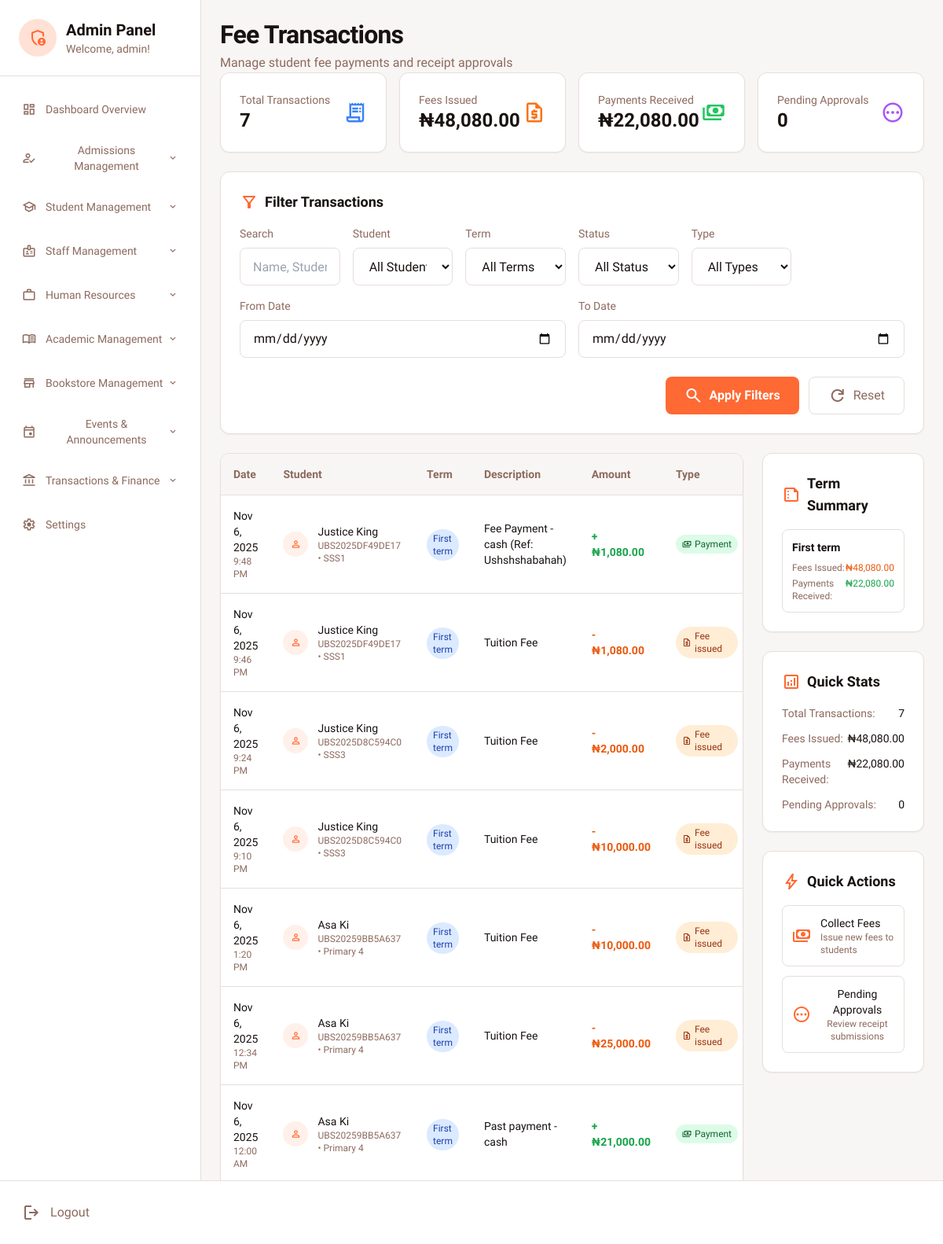
/admin_dashboard.php?page=fee-transactions (signed in), run on the app's committed database.
### tables this page shows
CREATE TABLE `fee_transactions` (
  `id` int(11) NOT NULL,
  `student_id` int(11) NOT NULL,
  `term` enum('first_term','second_term','third_term') NOT NULL,
  `fee_type` enum('tuition','books','stationery','event','other') DEFAULT 'tuition',
  `description` varchar(255) DEFAULT NULL,
  `amount` decimal(10,2) NOT NULL,
  `transaction_type` enum('fee_issued','payment','adjustment') NOT NULL,
  `status` enum('unpaid','paid','cancelled') DEFAULT 'unpaid',
  `due_date` date DEFAULT NULL,
  `receipt_image` varchar(255) DEFAULT NULL,
  `receipt_filename` varchar(255) DEFAULT NULL,
  `admin_notes` text DEFAULT NULL,
  `approved_by` int(11) DEFAULT NULL,
  `approved_at` timestamp NULL DEFAULT NULL,
  `created_at` timestamp NOT NULL DEFAULT current_timestamp()
);

CREATE TABLE `students` (
  `id` int(11) NOT NULL,
  `first_name` varchar(100) NOT NULL,
  `last_name` varchar(100) NOT NULL,
  `email` varchar(255) NOT NULL,
  `section` enum('primary','secondary') NOT NULL,
  `level` enum('jss','sss') DEFAULT NULL,
  `class` varchar(50) NOT NULL,
  `department` enum('science','art','commercial') DEFAULT NULL,
  `guardian_name` varchar(200) NOT NULL,
  `guardian_phone` varchar(20) NOT NULL,
  `admission_receipt_image` varchar(255) DEFAULT NULL,
  `admission_receipt_filename` varchar(255) DEFAULT NULL,
  `admission_fee_paid` tinyint(1) DEFAULT 0,
  `admission_fee_amount` decimal(10,2) DEFAULT 3000.00,
  `student_code` varchar(20) NOT NULL,
  `student_pin` varchar(6) DEFAULT NULL,
  `status` enum('pending','approved','rejected') DEFAULT 'pending',
  `created_at` timestamp NOT NULL DEFAULT current_timestamp(),
  `approved_at` timestamp NULL DEFAULT NULL,
  `approved_by` int(11) DEFAULT NULL
);

### fee_transactions_content.php (the view, shortened to what the rows shown need)
<?php
$db = getDBConnection();
$query = "SELECT ft.*, s.first_name, s.last_name, s.student_code, s.class, s.section
          FROM fee_transactions ft
          JOIN students s ON ft.student_id = s.id
          WHERE 1=1";
$params = [];
$query .= " ORDER BY ft.created_at DESC";
$stmt = $db->prepare($query);
$stmt->execute($params);
$transactions = $stmt->fetchAll();
?>
<h1 class="text-[32px] font-bold leading-tight tracking-tight text-[#181210]">Fee Transactions</h1>
<div class="grid grid-cols-1 lg:grid-cols-4 gap-6">
    <div class="lg:col-span-3">
        <div class="bg-white rounded-xl shadow-sm border border-[#e7deda] overflow-hidden">
            <?php if (empty($transactions)): ?>
                <div class="p-8 text-center text-[#8d6a5e]">
                    <span class="material-symbols-outlined text-4xl mb-2">search_off</span>
                    <p class="text-lg font-medium">No transactions found</p>
                    <p class="text-sm mt-1">Try adjusting your search filters</p>
                </div>
            <?php else: ?>
                <div class="overflow-x-auto">
                    <table class="w-full text-left">
                        <thead class="bg-[#f8f6f5] border-b border-[#e7deda]">
                            <tr>
                                <th class="p-4 text-sm font-semibold text-[#8d6a5e]">Date</th>
                                <th class="p-4 text-sm font-semibold text-[#8d6a5e]">Student</th>
                                <th class="p-4 text-sm font-semibold text-[#8d6a5e] hidden lg:table-cell">Term</th>
                                <th class="p-4 text-sm font-semibold text-[#8d6a5e]">Description</th>
                                <th class="p-4 text-sm font-semibold text-[#8d6a5e]">Amount</th>
                                <th class="p-4 text-sm font-semibold text-[#8d6a5e]">Type</th>
                            </tr>
                        </thead>
                        <tbody class="divide-y divide-[#e7deda]">
                            <?php foreach ($transactions as $transaction): ?>
                            <tr class="hover:bg-[#f8f6f5] transition-colors">
                                <td class="p-4">
                                    <p class="text-sm font-medium text-[#181210]"><?php echo date('M j, Y', strtotime($transaction['created_at'])); ?></p>
                                    <p class="text-xs text-[#8d6a5e]"><?php echo date('g:i A', strtotime($transaction['created_at'])); ?></p>
                                </td>
                                <td class="p-4">
                                    <div class="flex items-center">
                                        <div class="flex-shrink-0 h-8 w-8 bg-[#ff6933]/10 rounded-full flex items-center justify-center mr-3">
                                            <span class="material-symbols-outlined text-[#ff6933] text-sm">person</span>
                                        </div>
                                        <div>
                                            <p class="text-sm font-medium text-[#181210]">
                                                <?php echo htmlspecialchars($transaction['first_name'] . ' ' . $transaction['last_name']); ?>
                                            </p>
                                            <p class="text-xs text-[#8d6a5e]">
                                                <?php echo htmlspecialchars($transaction['student_code']); ?>
                                                <span class="hidden lg:inline">• <?php echo htmlspecialchars($transaction['class']); ?></span>
                                            </p>
                                        </div>
                                    </div>
                                </td>
                                <td class="p-4 hidden lg:table-cell">
                                    <span class="inline-flex items-center px-2 py-1 rounded-full text-xs font-medium bg-blue-100 text-blue-800">
                                        <?php echo ucfirst(str_replace('_', ' ', $transaction['term'])); ?>
                                    </span>
                                </td>
                                <td class="p-4">
                                    <p class="text-sm text-[#181210]"><?php echo htmlspecialchars($transaction['description']); ?></p>
                                </td>
                                <td class="p-4">
                                    <p class="text-sm font-bold text-[#181210]
                                        <?php echo $transaction['transaction_type'] === 'payment' ? 'text-green-600' : 'text-orange-600'; ?>">
                                        <?php echo $transaction['transaction_type'] === 'payment' ? '+' : '-'; ?>
                                        ₦<?php echo number_format($transaction['amount'], 2); ?>
                                    </p>
                                </td>
                                <td class="p-4">
                                    <span class="inline-flex items-center px-2 py-1 rounded-full text-xs font-medium
                                        <?php echo $transaction['transaction_type'] === 'payment' ? 'bg-green-100 text-green-800' :
                                               ($transaction['transaction_type'] === 'fee_issued' ? 'bg-orange-100 text-orange-800' : 'bg-gray-100 text-gray-800'); ?>">
                                        <span class="material-symbols-outlined text-xs mr-1">
                                        </span>
                                        <?php echo ucfirst(str_replace('_', ' ', $transaction['transaction_type'])); ?>
                                    </span>
                                </td>
                            </tr>
                            <?php endforeach; ?>
                        </tbody>
                    </table>
                </div>
            <?php endif; ?>
        </div>
    </div>
</div>

### data on the page
fee_transactions: created_at "Nov 6, 2025", created_at "9:48 PM", student.last_name "Justice King", student.student_code "UBS2025DF49DE17", student.class "SSS1", term "First term", description "Fee Payment - cash (Ref: Ushshshabahah)", amount "1,080.00", transaction_type "Payment"
fee_transactions: created_at "Nov 6, 2025", created_at "9:46 PM", student.last_name "Justice King", student.student_code "UBS2025DF49DE17", student.class "SSS1", term "First term", description "Tuition Fee", amount "1,080.00", transaction_type "Fee issued"
fee_transactions: created_at "Nov 6, 2025", created_at "9:24 PM", student.last_name "Justice King", student.student_code "UBS2025D8C594C0", student.class "SSS3", term "First term", description "Tuition Fee", amount "2,000.00", transaction_type "Fee issued"
fee_transactions: created_at "Nov 6, 2025", created_at "9:10 PM", student.last_name "Justice King", student.student_code "UBS2025D8C594C0", student.class "SSS3", term "First term", description "Tuition Fee", amount "10,000.00", transaction_type "Fee issued"
fee_transactions: created_at "Nov 6, 2025", created_at "1:20 PM", student.last_name "Asa Ki", student.student_code "UBS20259BB5A637", student.class "Primary 4", term "First term", description "Tuition Fee", amount "10,000.00", transaction_type "Fee issued"
fee_transactions: created_at "Nov 6, 2025", created_at "12:34 PM", student.last_name "Asa Ki", student.student_code "UBS20259BB5A637", student.class "Primary 4", term "First term", description "Tuition Fee", amount "25,000.00", transaction_type "Fee issued"
fee_transactions: created_at "Nov 6, 2025", created_at "12:00 AM", student.last_name "Asa Ki", student.student_code "UBS20259BB5A637", student.class "Primary 4", term "First term", description "Past payment - cash", amount "21,000.00", transaction_type "Payment"

### other printed values
$_SESSION['first_name'] "admin"
$item['title'] "Dashboard Overview"
$item['title'] "Admissions Management"
$item['title'] "Student Management"
$item['title'] "Staff Management"
$item['title'] "Human Resources"
$item['title'] "Academic Management"
$item['title'] "Bookstore Management"
$item['title'] "Events & Announcements"
$item['title'] "Transactions & Finance"
$item['title'] "Settings"
$total_transactions "7"
$total_fees_issued "48,080.00"
$total_payments_received "22,080.00"
$pending_approvals "0"
